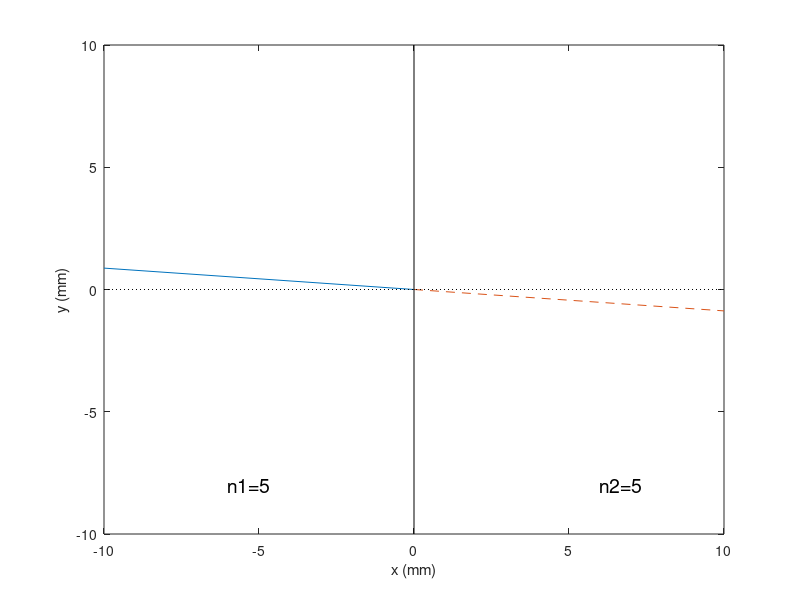

The MATLAB script that drew this image:
% Refraction
% Copyright Araz Yacoubian 2013, 2014

clear

close('all')

n1 = input('Enter Refractive index in medium 1 (n1):  ');
n2 = input('Enter Refractive index in medium 2 (n2):  ');
q1_d = input('Input angle (deg.):  ');
q1_r=(pi/180)*q1_d;
q2_r_out=asin((n1/n2)*sin(q1_r));


%%%%
if abs(imag(q2_r_out)) > 0;
    q2_r=-q1_r;
    x2=-10;
else
    q2_r=q2_r_out;
    x2=10;
end
    
  
q2_d=(180/pi)*q2_r;
disp(' ');
disp(['Output angle = ' num2str(q2_d) ' (deg.)']);
%%%%

x1=-10;
y1=-x1*tan(q1_r);

x0=0;
y0=0;

y2=-x2*tan(q2_r);

xin=[x1 x0];
yin=[y1 y0];
xout=[x0 x2];
yout=[y0 y2];

figure('Name','Refraction','NumberTitle','off')
plot(xin,yin,xout,yout,'--')
line([0,0],[-10 10],'Color',[0 0 0])
line([-10 10],[0,0],'LineStyle',':','Color',[0 0 0])
axis([-10 10 -10 10])
xlabel('x (mm)')
ylabel('y (mm)')

text(-6,-8,['n1=' num2str(n1)],'BackgroundColor',[1 1 1],'fontsize',14)
text(6,-8,['n2=' num2str(n2)],'BackgroundColor',[1 1 1],'fontsize',14)




